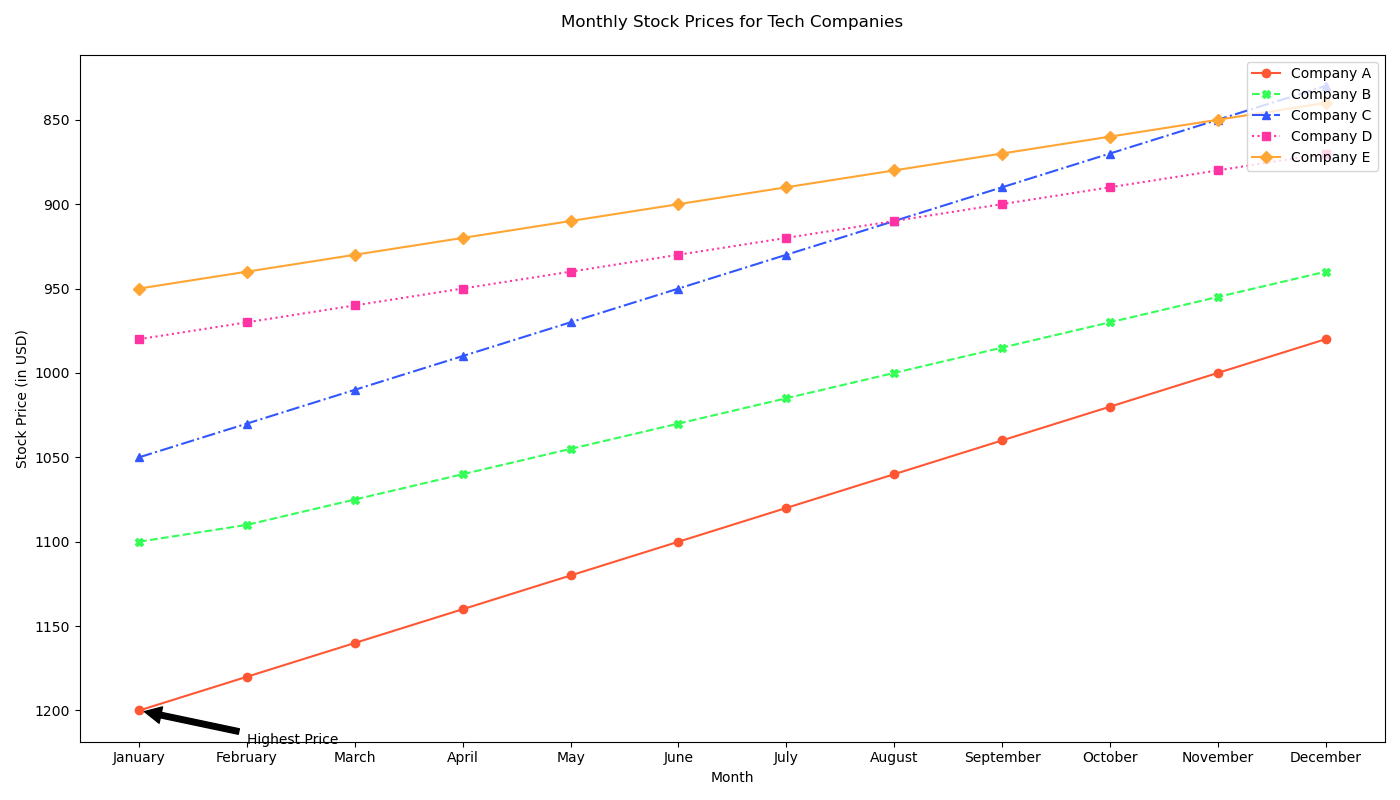

Recreate this plot in Python.

import matplotlib.pyplot as plt

data = [
    {'Month': 'January', 'Company A': 1200, 'Company B': 1100, 'Company C': 1050, 'Company D': 980, 'Company E': 950},
    {'Month': 'February', 'Company A': 1180, 'Company B': 1090, 'Company C': 1030, 'Company D': 970, 'Company E': 940},
    {'Month': 'March', 'Company A': 1160, 'Company B': 1075, 'Company C': 1010, 'Company D': 960, 'Company E': 930},
    {'Month': 'April', 'Company A': 1140, 'Company B': 1060, 'Company C': 990, 'Company D': 950, 'Company E': 920},
    {'Month': 'May', 'Company A': 1120, 'Company B': 1045, 'Company C': 970, 'Company D': 940, 'Company E': 910},
    {'Month': 'June', 'Company A': 1100, 'Company B': 1030, 'Company C': 950, 'Company D': 930, 'Company E': 900},
    {'Month': 'July', 'Company A': 1080, 'Company B': 1015, 'Company C': 930, 'Company D': 920, 'Company E': 890},
    {'Month': 'August', 'Company A': 1060, 'Company B': 1000, 'Company C': 910, 'Company D': 910, 'Company E': 880},
    {'Month': 'September', 'Company A': 1040, 'Company B': 985, 'Company C': 890, 'Company D': 900, 'Company E': 870},
    {'Month': 'October', 'Company A': 1020, 'Company B': 970, 'Company C': 870, 'Company D': 890, 'Company E': 860},
    {'Month': 'November', 'Company A': 1000, 'Company B': 955, 'Company C': 850, 'Company D': 880, 'Company E': 850},
    {'Month': 'December', 'Company A': 980, 'Company B': 940, 'Company C': 830, 'Company D': 870, 'Company E': 840}
]

months = [record['Month'] for record in data]
company_a = [record['Company A'] for record in data]
company_b = [record['Company B'] for record in data]
company_c = [record['Company C'] for record in data]
company_d = [record['Company D'] for record in data]
company_e = [record['Company E'] for record in data]

plt.figure(figsize=(14, 8))

plt.plot(months, company_a, label='Company A', marker='o', linestyle='-', color='#FF5733')
plt.plot(months, company_b, label='Company B', marker='X', linestyle='--', color='#33FF57')
plt.plot(months, company_c, label='Company C', marker='^', linestyle='-.', color='#3357FF')
plt.plot(months, company_d, label='Company D', marker='s', linestyle=':', color='#FF33A1')
plt.plot(months, company_e, label='Company E', marker='D', linestyle='-', color='#FFA533')

plt.title('Monthly Stock Prices for Tech Companies', pad=20)
plt.xlabel('Month')
plt.ylabel('Stock Price (in USD)')
plt.gca().invert_yaxis()
plt.legend(loc='upper right')

plt.annotate('Highest Price', xy=('January', 1200), xytext=('February', 1220),
             arrowprops=dict(facecolor='black', shrink=0.05))

plt.tight_layout()
plt.show()
